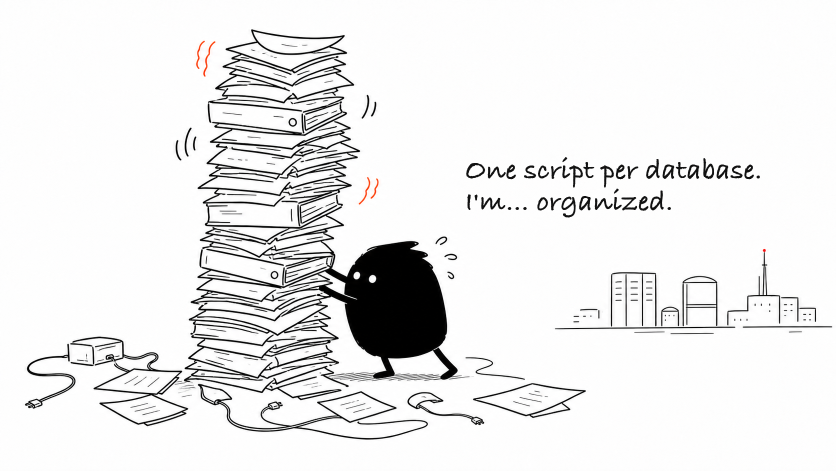
#> input picture gallery/daily-4panel/2026-06-02-one-operator-seven-scripts/panel-1-v4.png, 1672 x 941 px (shown at 1/2 size)
$ python build_comic_v4.py
#> lines starting #> are read from the running program, lines starting #| are printed output that depends on the picture
from pathlib import Path

from PIL import Image, ImageDraw, ImageFont


ROOT = Path(__file__).resolve().parent

PANEL_FILES = [
    "panel-1-v4.png",
    "panel-2-v4.png",
    "panel-3-v4.png",
    "panel-4-v4.png",
]

OUT = ROOT / "comic-v4.png"
REVIEW_OUT = ROOT / "comic-v4-review.png"

FONT_REGULAR = "/System/Library/Fonts/Supplemental/Bradley Hand Bold.ttf"
FONT_FALLBACK = "/System/Library/Fonts/Supplemental/ChalkboardSE.ttc"

BLACK = (18, 18, 18)
GRAY = (220, 220, 220)


def load_font(size: int) -> ImageFont.FreeTypeFont:
    for path in (FONT_REGULAR, FONT_FALLBACK):
        try:
            return ImageFont.truetype(path, size=size)
        except OSError:
            continue
    return ImageFont.load_default()


def main() -> None:
    panels = [Image.open(ROOT / filename).convert("RGB") for filename in PANEL_FILES]
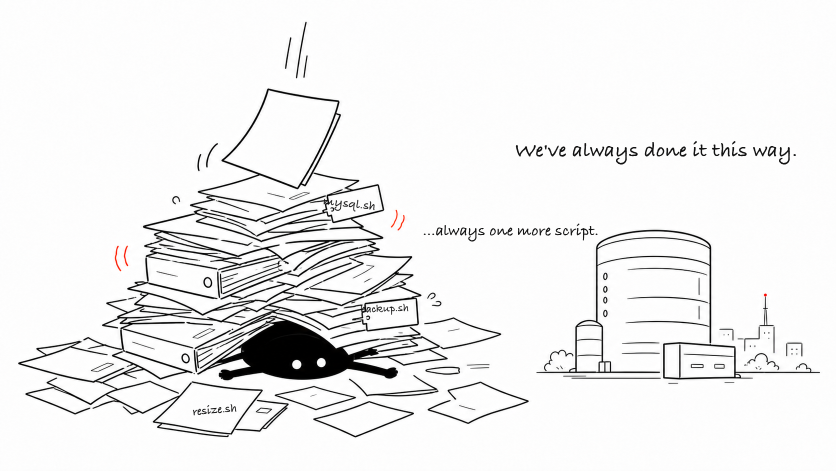
#> input picture gallery/daily-4panel/2026-06-02-one-operator-seven-scripts/panel-2-v4.png, 1672 x 941 px (shown at 1/2 size)
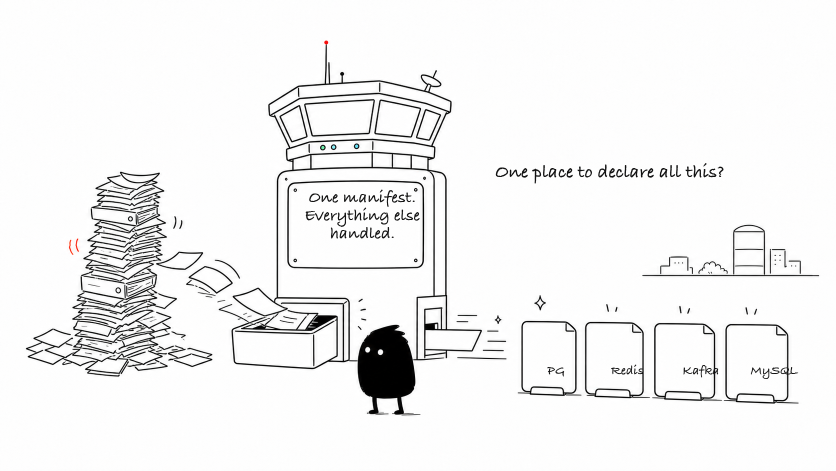
#> input picture gallery/daily-4panel/2026-06-02-one-operator-seven-scripts/panel-3-v4.png, 1672 x 941 px (shown at 1/2 size)
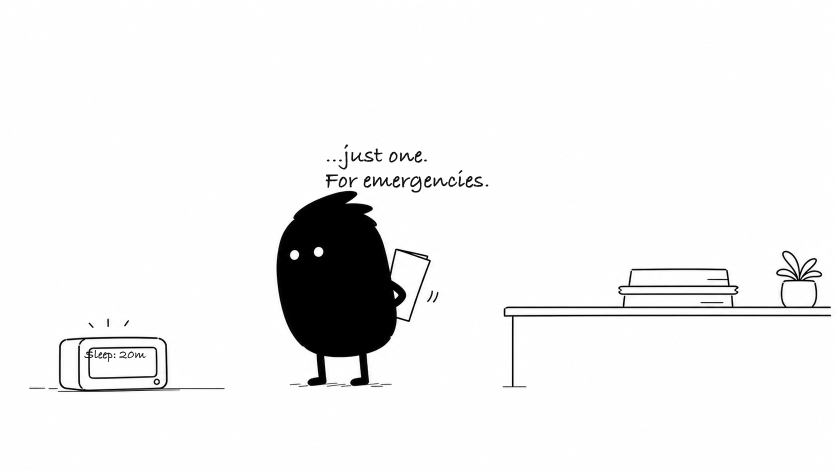
#> input picture gallery/daily-4panel/2026-06-02-one-operator-seven-scripts/panel-4-v4.png, 1672 x 941 px (shown at 1/2 size)
#> panels = 4 items
    width, height = panels[0].size
#> width = 1672; height = 941

    margin = 42
    gutter = 36
    title_h = 92
    canvas = Image.new(
        "RGB",
        (width * 2 + gutter + margin * 2, height * 2 + gutter + margin * 2 + title_h),
        "white",
    )
#> canvas: PIL image 3464x2094 RGB; every value is 255
    draw = ImageDraw.Draw(canvas)

    draw.text((margin, 34), "One Operator, Seven Scripts", font=load_font(54), fill=BLACK)

    positions = [
        (margin, margin + title_h),
        (margin + width + gutter, margin + title_h),
        (margin, margin + title_h + height + gutter),
        (margin + width + gutter, margin + title_h + height + gutter),
    ]

    for panel, (x, y) in zip(panels, positions):
        canvas.paste(panel, (x, y))
        draw.rectangle((x, y, x + width, y + height), outline=GRAY, width=2)
#> this loop made 4 passes
#> (x, y) on passes 1 to 4: (42, 134), (1750, 134), (42, 1111), (1750, 1111)
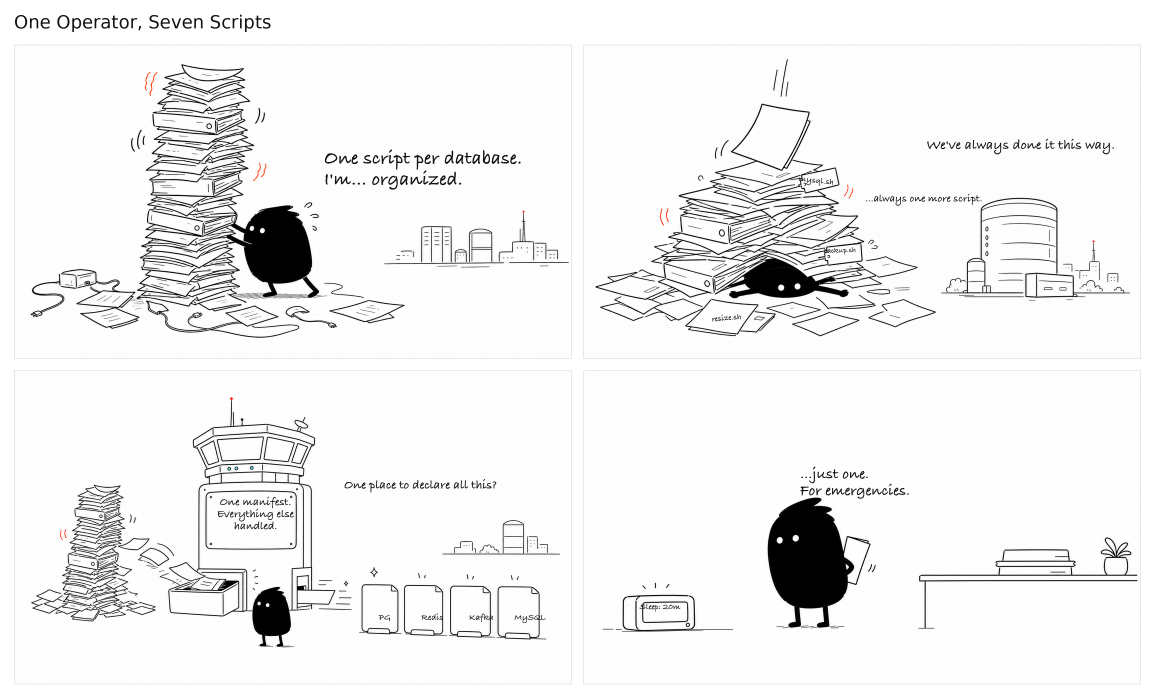
#> canvas: PIL image 3464x2094 RGB (shown at 1/3 size); mean R, G, B 240.8, 240.7, 240.7

    canvas.save(OUT)

    review_width = 2400
    review_height = int(canvas.height * (review_width / canvas.width))
#> review_height = 1450
    review = canvas.resize((review_width, review_height), Image.Resampling.LANCZOS)
    review.save(REVIEW_OUT)

    print(OUT)
    print(REVIEW_OUT)


if __name__ == "__main__":
    main()
